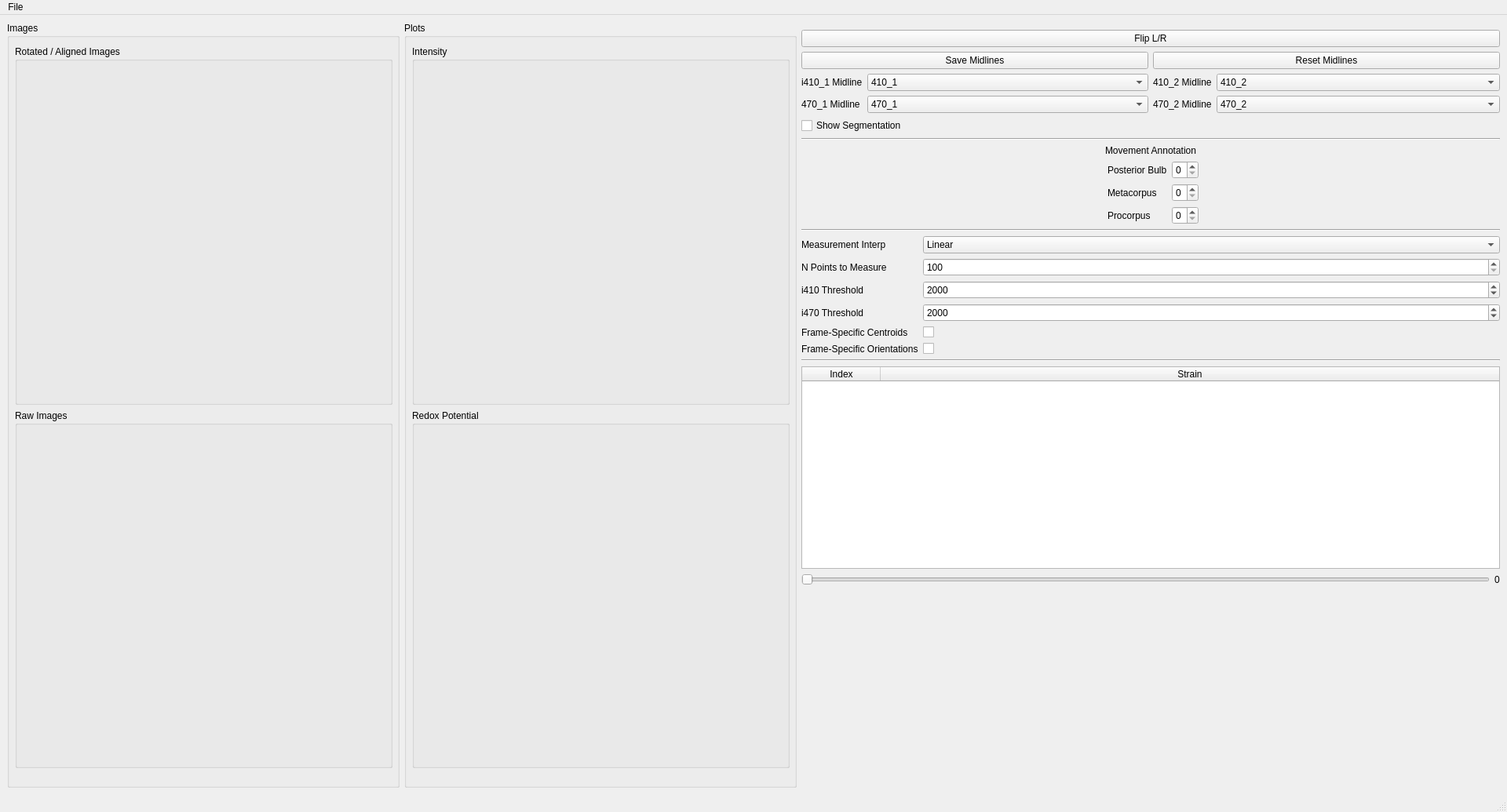
<?xml version="1.0" encoding="UTF-8"?>
<ui version="4.0">
 <class>MainWindow</class>
 <widget class="QMainWindow" name="MainWindow">
  <property name="geometry">
   <rect>
    <x>0</x>
    <y>0</y>
    <width>1920</width>
    <height>1035</height>
   </rect>
  </property>
  <property name="sizePolicy">
   <sizepolicy hsizetype="Expanding" vsizetype="Expanding">
    <horstretch>0</horstretch>
    <verstretch>0</verstretch>
   </sizepolicy>
  </property>
  <property name="windowTitle">
   <string>Worm De-Wiggler</string>
  </property>
  <property name="windowIcon">
   <iconset>
    <normaloff>assets/4x/icon@4x.png</normaloff>assets/4x/icon@4x.png</iconset>
  </property>
  <widget class="QWidget" name="centralwidget">
   <layout class="QHBoxLayout" name="horizontalLayout_4">
    <item>
     <layout class="QHBoxLayout" name="horizontalLayout">
      <property name="sizeConstraint">
       <enum>QLayout::SetNoConstraint</enum>
      </property>
      <item>
       <widget class="QGroupBox" name="imagesGroupBox">
        <property name="minimumSize">
         <size>
          <width>500</width>
          <height>0</height>
         </size>
        </property>
        <property name="title">
         <string>Images</string>
        </property>
        <widget class="QWidget" name="">
         <property name="geometry">
          <rect>
           <x>10</x>
           <y>30</y>
           <width>481</width>
           <height>921</height>
          </rect>
         </property>
         <layout class="QVBoxLayout" name="verticalLayout_2">
          <item>
           <widget class="QGroupBox" name="groupBox_3">
            <property name="title">
             <string>Rotated / Aligned Images</string>
            </property>
           </widget>
          </item>
          <item>
           <widget class="QGroupBox" name="groupBox_4">
            <property name="title">
             <string>Raw Images</string>
            </property>
           </widget>
          </item>
         </layout>
        </widget>
       </widget>
      </item>
      <item>
       <widget class="QGroupBox" name="plotsGroupBox">
        <property name="minimumSize">
         <size>
          <width>500</width>
          <height>0</height>
         </size>
        </property>
        <property name="title">
         <string>Plots</string>
        </property>
        <widget class="QWidget" name="">
         <property name="geometry">
          <rect>
           <x>10</x>
           <y>30</y>
           <width>481</width>
           <height>921</height>
          </rect>
         </property>
         <layout class="QVBoxLayout" name="verticalLayout_3">
          <item>
           <widget class="QGroupBox" name="groupBox">
            <property name="title">
             <string>Intensity</string>
            </property>
           </widget>
          </item>
          <item>
           <widget class="QGroupBox" name="groupBox_2">
            <property name="title">
             <string>Redox Potential</string>
            </property>
           </widget>
          </item>
         </layout>
        </widget>
       </widget>
      </item>
      <item>
       <layout class="QVBoxLayout" name="parametersLayout">
        <property name="spacing">
         <number>-1</number>
        </property>
        <property name="sizeConstraint">
         <enum>QLayout::SetFixedSize</enum>
        </property>
        <item>
         <spacer name="verticalSpacer_2">
          <property name="orientation">
           <enum>Qt::Vertical</enum>
          </property>
          <property name="sizeType">
           <enum>QSizePolicy::Fixed</enum>
          </property>
          <property name="sizeHint" stdset="0">
           <size>
            <width>20</width>
            <height>10</height>
           </size>
          </property>
         </spacer>
        </item>
        <item>
         <widget class="QPushButton" name="flipLRpushButton">
          <property name="text">
           <string>Flip L/R</string>
          </property>
         </widget>
        </item>
        <item>
         <layout class="QHBoxLayout" name="horizontalLayout_3">
          <item>
           <widget class="QPushButton" name="saveMidlinesPushButton">
            <property name="text">
             <string>Save Midlines</string>
            </property>
           </widget>
          </item>
          <item>
           <widget class="QPushButton" name="resetMidlinesPushButton">
            <property name="text">
             <string>Reset Midlines</string>
            </property>
           </widget>
          </item>
         </layout>
        </item>
        <item>
         <layout class="QHBoxLayout" name="horizontalLayout_6">
          <item>
           <layout class="QFormLayout" name="formLayout_6">
            <item row="0" column="0">
             <widget class="QLabel" name="i410_1MidlineLabel">
              <property name="text">
               <string>i410_1 Midline</string>
              </property>
             </widget>
            </item>
            <item row="0" column="1">
             <widget class="QComboBox" name="i410_1MidlineComboBox">
              <item>
               <property name="text">
                <string>410_1</string>
               </property>
              </item>
              <item>
               <property name="text">
                <string>470_1</string>
               </property>
              </item>
             </widget>
            </item>
            <item row="1" column="0">
             <widget class="QLabel" name="i470_1MidlineLabel">
              <property name="text">
               <string>470_1 Midline</string>
              </property>
             </widget>
            </item>
            <item row="1" column="1">
             <widget class="QComboBox" name="i470_1MidlineComboBox">
              <item>
               <property name="text">
                <string>470_1</string>
               </property>
              </item>
              <item>
               <property name="text">
                <string>410_1</string>
               </property>
              </item>
             </widget>
            </item>
           </layout>
          </item>
          <item>
           <layout class="QFormLayout" name="formLayout_7">
            <item row="0" column="0">
             <widget class="QLabel" name="i410_2MidlineLabel">
              <property name="text">
               <string>410_2 Midline</string>
              </property>
             </widget>
            </item>
            <item row="0" column="1">
             <widget class="QComboBox" name="i410_2MidlineComboBox">
              <item>
               <property name="text">
                <string>410_2</string>
               </property>
              </item>
              <item>
               <property name="text">
                <string>470_2</string>
               </property>
              </item>
             </widget>
            </item>
            <item row="1" column="0">
             <widget class="QLabel" name="i470_2MidlineLabel">
              <property name="text">
               <string>470_2 Midline</string>
              </property>
             </widget>
            </item>
            <item row="1" column="1">
             <widget class="QComboBox" name="i470_2MidlineComboBox">
              <item>
               <property name="text">
                <string>470_2</string>
               </property>
              </item>
              <item>
               <property name="text">
                <string>410_2</string>
               </property>
              </item>
             </widget>
            </item>
           </layout>
          </item>
         </layout>
        </item>
        <item>
         <widget class="QCheckBox" name="showSegcheckBox">
          <property name="text">
           <string>Show Segmentation</string>
          </property>
         </widget>
        </item>
        <item>
         <widget class="Line" name="line">
          <property name="orientation">
           <enum>Qt::Horizontal</enum>
          </property>
         </widget>
        </item>
        <item>
         <widget class="QLabel" name="movementAnnotationLabel">
          <property name="text">
           <string>Movement Annotation</string>
          </property>
          <property name="alignment">
           <set>Qt::AlignCenter</set>
          </property>
         </widget>
        </item>
        <item>
         <layout class="QFormLayout" name="formLayout_4">
          <property name="fieldGrowthPolicy">
           <enum>QFormLayout::FieldsStayAtSizeHint</enum>
          </property>
          <property name="labelAlignment">
           <set>Qt::AlignLeading|Qt::AlignLeft|Qt::AlignVCenter</set>
          </property>
          <property name="formAlignment">
           <set>Qt::AlignHCenter|Qt::AlignTop</set>
          </property>
          <item row="0" column="0">
           <widget class="QLabel" name="posteriorBulbLabel">
            <property name="text">
             <string>Posterior Bulb</string>
            </property>
           </widget>
          </item>
          <item row="0" column="1">
           <widget class="QSpinBox" name="posteriorBulbSpinBox">
            <property name="maximum">
             <number>3</number>
            </property>
           </widget>
          </item>
          <item row="1" column="0">
           <widget class="QLabel" name="metacorpusLabel">
            <property name="text">
             <string>Metacorpus</string>
            </property>
           </widget>
          </item>
          <item row="1" column="1">
           <widget class="QSpinBox" name="metacorpusSpinBox">
            <property name="maximum">
             <number>3</number>
            </property>
           </widget>
          </item>
          <item row="2" column="0">
           <widget class="QLabel" name="procorpusLabel">
            <property name="text">
             <string>Procorpus</string>
            </property>
           </widget>
          </item>
          <item row="2" column="1">
           <widget class="QSpinBox" name="procorpusSpinBox">
            <property name="maximum">
             <number>3</number>
            </property>
           </widget>
          </item>
         </layout>
        </item>
        <item>
         <widget class="Line" name="line_2">
          <property name="orientation">
           <enum>Qt::Horizontal</enum>
          </property>
         </widget>
        </item>
        <item>
         <layout class="QFormLayout" name="formLayout_3">
          <property name="fieldGrowthPolicy">
           <enum>QFormLayout::AllNonFixedFieldsGrow</enum>
          </property>
          <property name="labelAlignment">
           <set>Qt::AlignLeading|Qt::AlignLeft|Qt::AlignVCenter</set>
          </property>
          <item row="0" column="0">
           <widget class="QLabel" name="midlineSplineTypeLabel">
            <property name="text">
             <string>Measurement Interp</string>
            </property>
           </widget>
          </item>
          <item row="0" column="1">
           <widget class="QComboBox" name="midlineSplineTypeComboBox">
            <item>
             <property name="text">
              <string>Linear</string>
             </property>
            </item>
            <item>
             <property name="text">
              <string>Cubic</string>
             </property>
            </item>
           </widget>
          </item>
          <item row="1" column="0">
           <widget class="QLabel" name="nPointsToMeasureLabel">
            <property name="text">
             <string>N Points to Measure</string>
            </property>
           </widget>
          </item>
          <item row="1" column="1">
           <widget class="QSpinBox" name="nPointsToMeasureSpinBox">
            <property name="minimum">
             <number>100</number>
            </property>
            <property name="maximum">
             <number>5000</number>
            </property>
            <property name="singleStep">
             <number>100</number>
            </property>
           </widget>
          </item>
          <item row="2" column="0">
           <widget class="QLabel" name="i410ThresholdLabel">
            <property name="text">
             <string>i410 Threshold</string>
            </property>
           </widget>
          </item>
          <item row="2" column="1">
           <widget class="QSpinBox" name="i410ThresholdSpinBox">
            <property name="maximum">
             <number>10000</number>
            </property>
            <property name="singleStep">
             <number>100</number>
            </property>
            <property name="value">
             <number>2000</number>
            </property>
           </widget>
          </item>
          <item row="3" column="0">
           <widget class="QLabel" name="i470ThresholdLabel">
            <property name="text">
             <string>i470 Threshold</string>
            </property>
           </widget>
          </item>
          <item row="3" column="1">
           <widget class="QSpinBox" name="i470ThresholdSpinBox">
            <property name="maximum">
             <number>10000</number>
            </property>
            <property name="singleStep">
             <number>100</number>
            </property>
            <property name="value">
             <number>2000</number>
            </property>
           </widget>
          </item>
          <item row="4" column="0">
           <widget class="QLabel" name="frameSpecificCentroidsLabel">
            <property name="text">
             <string>Frame-Specific Centroids</string>
            </property>
           </widget>
          </item>
          <item row="4" column="1">
           <widget class="QCheckBox" name="frameSpecificCentroidsCheckBox"/>
          </item>
          <item row="5" column="0">
           <widget class="QLabel" name="frameSpecificOrientationsLabel">
            <property name="text">
             <string>Frame-Specific Orientations</string>
            </property>
           </widget>
          </item>
          <item row="5" column="1">
           <widget class="QCheckBox" name="frameSpecificOrientationsCheckBox"/>
          </item>
         </layout>
        </item>
        <item>
         <widget class="Line" name="line_3">
          <property name="orientation">
           <enum>Qt::Horizontal</enum>
          </property>
         </widget>
        </item>
        <item>
         <widget class="QTableWidget" name="tableWidget">
          <property name="frameShape">
           <enum>QFrame::StyledPanel</enum>
          </property>
          <property name="frameShadow">
           <enum>QFrame::Sunken</enum>
          </property>
          <property name="columnCount">
           <number>2</number>
          </property>
          <attribute name="horizontalHeaderCascadingSectionResizes">
           <bool>false</bool>
          </attribute>
          <attribute name="horizontalHeaderShowSortIndicator" stdset="0">
           <bool>true</bool>
          </attribute>
          <attribute name="horizontalHeaderStretchLastSection">
           <bool>true</bool>
          </attribute>
          <attribute name="verticalHeaderStretchLastSection">
           <bool>false</bool>
          </attribute>
          <column>
           <property name="text">
            <string>Index</string>
           </property>
          </column>
          <column>
           <property name="text">
            <string>Strain</string>
           </property>
          </column>
         </widget>
        </item>
        <item>
         <layout class="QHBoxLayout" name="horizontalLayout_5">
          <item>
           <widget class="QSlider" name="horizontalSlider">
            <property name="orientation">
             <enum>Qt::Horizontal</enum>
            </property>
           </widget>
          </item>
          <item>
           <widget class="QLabel" name="label">
            <property name="text">
             <string>0</string>
            </property>
           </widget>
          </item>
         </layout>
        </item>
        <item>
         <spacer name="verticalSpacer">
          <property name="orientation">
           <enum>Qt::Vertical</enum>
          </property>
          <property name="sizeHint" stdset="0">
           <size>
            <width>20</width>
            <height>40</height>
           </size>
          </property>
         </spacer>
        </item>
       </layout>
      </item>
     </layout>
    </item>
   </layout>
  </widget>
  <widget class="QStatusBar" name="statusbar"/>
  <widget class="QMenuBar" name="menubar">
   <property name="geometry">
    <rect>
     <x>0</x>
     <y>0</y>
     <width>1920</width>
     <height>22</height>
    </rect>
   </property>
   <widget class="QMenu" name="menuFile">
    <property name="title">
     <string>File</string>
    </property>
    <addaction name="actionLoad_Raw_Image_File"/>
    <addaction name="actionLoad_Previous_Experiment"/>
    <addaction name="separator"/>
    <addaction name="actionSave_Experiment"/>
   </widget>
   <addaction name="menuFile"/>
  </widget>
  <action name="actionLoad_Raw_Image_File">
   <property name="text">
    <string>Load Raw Image File</string>
   </property>
   <property name="shortcut">
    <string>Ctrl+O</string>
   </property>
  </action>
  <action name="actionLoad_Previous_Experiment">
   <property name="text">
    <string>Load Previous Experiment</string>
   </property>
   <property name="shortcut">
    <string>Ctrl+Shift+O</string>
   </property>
  </action>
  <action name="actionSave_Experiment">
   <property name="text">
    <string>Save Experiment</string>
   </property>
   <property name="shortcut">
    <string>Ctrl+S</string>
   </property>
  </action>
 </widget>
 <resources/>
 <connections/>
</ui>
